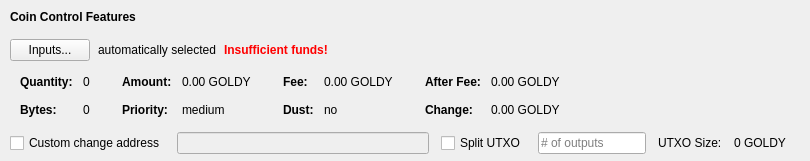
       <widget class="QFrame" name="frameCoinControl">
        <property name="sizePolicy">
         <sizepolicy hsizetype="Expanding" vsizetype="Expanding">
          <horstretch>0</horstretch>
          <verstretch>0</verstretch>
         </sizepolicy>
        </property>
        <property name="maximumSize">
         <size>
          <width>16777215</width>
          <height>16777215</height>
         </size>
        </property>
        <property name="lineWidth">
         <number>0</number>
        </property>
        <layout class="QVBoxLayout" name="verticalLayoutCoinControl2">
         <property name="spacing">
          <number>0</number>
         </property>
         <property name="leftMargin">
          <number>0</number>
         </property>
         <property name="topMargin">
          <number>0</number>
         </property>
         <property name="rightMargin">
          <number>0</number>
         </property>
         <property name="bottomMargin">
          <number>6</number>
         </property>
         <item>
          <layout class="QVBoxLayout" name="verticalLayoutCoinControl" stretch="0,0,0,0,1">
           <property name="spacing">
            <number>0</number>
           </property>
           <property name="leftMargin">
            <number>10</number>
           </property>
           <property name="topMargin">
            <number>10</number>
           </property>
           <item>
            <layout class="QHBoxLayout" name="horizontalLayoutCoinControl1">
             <property name="bottomMargin">
              <number>15</number>
             </property>
             <item>
              <widget class="QLabel" name="labelCoinControlFeatures">
               <property name="sizePolicy">
                <sizepolicy hsizetype="Preferred" vsizetype="Maximum">
                 <horstretch>0</horstretch>
                 <verstretch>0</verstretch>
                </sizepolicy>
               </property>
               <property name="font">
                <font>
                 <weight>75</weight>
                 <bold>true</bold>
                </font>
               </property>
               <property name="styleSheet">
                <string notr="true">font-weight:bold;</string>
               </property>
               <property name="text">
                <string>Coin Control Features</string>
               </property>
              </widget>
             </item>
            </layout>
           </item>
           <item>
            <layout class="QHBoxLayout" name="horizontalLayoutCoinControl2" stretch="0,0,0,0">
             <property name="spacing">
              <number>8</number>
             </property>
             <property name="bottomMargin">
              <number>10</number>
             </property>
             <item>
              <widget class="QPushButton" name="pushButtonCoinControl">
               <property name="styleSheet">
                <string notr="true"/>
               </property>
               <property name="text">
                <string>Inputs...</string>
               </property>
               <property name="autoDefault">
                <bool>false</bool>
               </property>
              </widget>
             </item>
             <item>
              <widget class="QLabel" name="labelCoinControlAutomaticallySelected">
               <property name="text">
                <string>automatically selected</string>
               </property>
               <property name="margin">
                <number>5</number>
               </property>
              </widget>
             </item>
             <item>
              <widget class="QLabel" name="labelCoinControlInsuffFunds">
               <property name="font">
                <font>
                 <weight>75</weight>
                 <bold>true</bold>
                </font>
               </property>
               <property name="styleSheet">
                <string notr="true">color:red;font-weight:bold;</string>
               </property>
               <property name="text">
                <string>Insufficient funds!</string>
               </property>
               <property name="margin">
                <number>5</number>
               </property>
              </widget>
             </item>
             <item>
              <spacer name="horizontalSpacerCoinControl">
               <property name="orientation">
                <enum>Qt::Horizontal</enum>
               </property>
               <property name="sizeHint" stdset="0">
                <size>
                 <width>40</width>
                 <height>1</height>
                </size>
               </property>
              </spacer>
             </item>
            </layout>
           </item>
           <item>
            <widget class="QWidget" name="widgetCoinControl" native="true">
             <property name="sizePolicy">
              <sizepolicy hsizetype="Preferred" vsizetype="Preferred">
               <horstretch>0</horstretch>
               <verstretch>0</verstretch>
              </sizepolicy>
             </property>
             <property name="minimumSize">
              <size>
               <width>0</width>
               <height>0</height>
              </size>
             </property>
             <property name="styleSheet">
              <string notr="true"/>
             </property>
             <layout class="QHBoxLayout" name="horizontalLayoutCoinControl5">
              <property name="leftMargin">
               <number>0</number>
              </property>
              <property name="topMargin">
               <number>0</number>
              </property>
              <property name="rightMargin">
               <number>0</number>
              </property>
              <property name="bottomMargin">
               <number>0</number>
              </property>
              <item>
               <layout class="QHBoxLayout" name="horizontalLayoutCoinControl3" stretch="0,0,0,1">
                <property name="spacing">
                 <number>20</number>
                </property>
                <property name="topMargin">
                 <number>0</number>
                </property>
                <property name="bottomMargin">
                 <number>10</number>
                </property>
                <item>
                 <layout class="QFormLayout" name="formLayoutCoinControl1">
                  <property name="horizontalSpacing">
                   <number>10</number>
                  </property>
                  <property name="verticalSpacing">
                   <number>14</number>
                  </property>
                  <property name="leftMargin">
                   <number>10</number>
                  </property>
                  <property name="topMargin">
                   <number>4</number>
                  </property>
                  <property name="rightMargin">
                   <number>6</number>
                  </property>
                  <item row="0" column="0">
                   <widget class="QLabel" name="labelCoinControlQuantityText">
                    <property name="font">
                     <font>
                      <weight>75</weight>
                      <bold>true</bold>
                     </font>
                    </property>
                    <property name="text">
                     <string>Quantity:</string>
                    </property>
                    <property name="margin">
                     <number>0</number>
                    </property>
                   </widget>
                  </item>
                  <item row="0" column="1">
                   <widget class="QLabel" name="labelCoinControlQuantity">
                    <property name="cursor">
                     <cursorShape>IBeamCursor</cursorShape>
                    </property>
                    <property name="contextMenuPolicy">
                     <enum>Qt::ActionsContextMenu</enum>
                    </property>
                    <property name="text">
                     <string notr="true">0</string>
                    </property>
                    <property name="margin">
                     <number>0</number>
                    </property>
                    <property name="textInteractionFlags">
                     <set>Qt::LinksAccessibleByMouse|Qt::TextSelectableByKeyboard|Qt::TextSelectableByMouse</set>
                    </property>
                   </widget>
                  </item>
                  <item row="1" column="0">
                   <widget class="QLabel" name="labelCoinControlBytesText">
                    <property name="font">
                     <font>
                      <weight>75</weight>
                      <bold>true</bold>
                     </font>
                    </property>
                    <property name="text">
                     <string>Bytes:</string>
                    </property>
                   </widget>
                  </item>
                  <item row="1" column="1">
                   <widget class="QLabel" name="labelCoinControlBytes">
                    <property name="cursor">
                     <cursorShape>IBeamCursor</cursorShape>
                    </property>
                    <property name="contextMenuPolicy">
                     <enum>Qt::ActionsContextMenu</enum>
                    </property>
                    <property name="text">
                     <string notr="true">0</string>
                    </property>
                    <property name="textInteractionFlags">
                     <set>Qt::LinksAccessibleByMouse|Qt::TextSelectableByKeyboard|Qt::TextSelectableByMouse</set>
                    </property>
                   </widget>
                  </item>
                 </layout>
                </item>
                <item>
                 <layout class="QFormLayout" name="formLayoutCoinControl2">
                  <property name="horizontalSpacing">
                   <number>10</number>
                  </property>
                  <property name="verticalSpacing">
                   <number>14</number>
                  </property>
                  <property name="leftMargin">
                   <number>6</number>
                  </property>
                  <property name="topMargin">
                   <number>4</number>
                  </property>
                  <property name="rightMargin">
                   <number>6</number>
                  </property>
                  <item row="0" column="0">
                   <widget class="QLabel" name="labelCoinControlAmountText">
                    <property name="font">
                     <font>
                      <weight>75</weight>
                      <bold>true</bold>
                     </font>
                    </property>
                    <property name="text">
                     <string>Amount:</string>
                    </property>
                    <property name="margin">
                     <number>0</number>
                    </property>
                   </widget>
                  </item>
                  <item row="0" column="1">
                   <widget class="QLabel" name="labelCoinControlAmount">
                    <property name="cursor">
                     <cursorShape>IBeamCursor</cursorShape>
                    </property>
                    <property name="contextMenuPolicy">
                     <enum>Qt::ActionsContextMenu</enum>
                    </property>
                    <property name="text">
                     <string notr="true">0.00 GOLDY</string>
                    </property>
                    <property name="textInteractionFlags">
                     <set>Qt::LinksAccessibleByMouse|Qt::TextSelectableByKeyboard|Qt::TextSelectableByMouse</set>
                    </property>
                   </widget>
                  </item>
                  <item row="1" column="0">
                   <widget class="QLabel" name="labelCoinControlPriorityText">
                    <property name="font">
                     <font>
                      <weight>75</weight>
                      <bold>true</bold>
                     </font>
                    </property>
                    <property name="text">
                     <string>Priority:</string>
                    </property>
                   </widget>
                  </item>
                  <item row="1" column="1">
                   <widget class="QLabel" name="labelCoinControlPriority">
                    <property name="cursor">
                     <cursorShape>IBeamCursor</cursorShape>
                    </property>
                    <property name="contextMenuPolicy">
                     <enum>Qt::ActionsContextMenu</enum>
                    </property>
                    <property name="text">
                     <string>medium</string>
                    </property>
                    <property name="textInteractionFlags">
                     <set>Qt::LinksAccessibleByMouse|Qt::TextSelectableByKeyboard|Qt::TextSelectableByMouse</set>
                    </property>
                   </widget>
                  </item>
                 </layout>
                </item>
                <item>
                 <layout class="QFormLayout" name="formLayoutCoinControl3">
                  <property name="horizontalSpacing">
                   <number>10</number>
                  </property>
                  <property name="verticalSpacing">
                   <number>14</number>
                  </property>
                  <property name="leftMargin">
                   <number>6</number>
                  </property>
                  <property name="topMargin">
                   <number>4</number>
                  </property>
                  <property name="rightMargin">
                   <number>6</number>
                  </property>
                  <item row="0" column="0">
                   <widget class="QLabel" name="labelCoinControlFeeText">
                    <property name="font">
                     <font>
                      <weight>75</weight>
                      <bold>true</bold>
                     </font>
                    </property>
                    <property name="text">
                     <string>Fee:</string>
                    </property>
                    <property name="margin">
                     <number>0</number>
                    </property>
                   </widget>
                  </item>
                  <item row="0" column="1">
                   <widget class="QLabel" name="labelCoinControlFee">
                    <property name="cursor">
                     <cursorShape>IBeamCursor</cursorShape>
                    </property>
                    <property name="contextMenuPolicy">
                     <enum>Qt::ActionsContextMenu</enum>
                    </property>
                    <property name="text">
                     <string notr="true">0.00 GOLDY</string>
                    </property>
                    <property name="textInteractionFlags">
                     <set>Qt::LinksAccessibleByMouse|Qt::TextSelectableByKeyboard|Qt::TextSelectableByMouse</set>
                    </property>
                   </widget>
                  </item>
                  <item row="1" column="0">
                   <widget class="QLabel" name="labelCoinControlLowOutputText">
                    <property name="font">
                     <font>
                      <weight>75</weight>
                      <bold>true</bold>
                     </font>
                    </property>
                    <property name="text">
                     <string>Dust:</string>
                    </property>
                   </widget>
                  </item>
                  <item row="1" column="1">
                   <widget class="QLabel" name="labelCoinControlLowOutput">
                    <property name="cursor">
                     <cursorShape>IBeamCursor</cursorShape>
                    </property>
                    <property name="contextMenuPolicy">
                     <enum>Qt::ActionsContextMenu</enum>
                    </property>
                    <property name="text">
                     <string>no</string>
                    </property>
                    <property name="textInteractionFlags">
                     <set>Qt::LinksAccessibleByMouse|Qt::TextSelectableByKeyboard|Qt::TextSelectableByMouse</set>
                    </property>
                   </widget>
                  </item>
                 </layout>
                </item>
                <item>
                 <layout class="QFormLayout" name="formLayoutCoinControl4">
                  <property name="horizontalSpacing">
                   <number>10</number>
                  </property>
                  <property name="verticalSpacing">
                   <number>14</number>
                  </property>
                  <property name="leftMargin">
                   <number>6</number>
                  </property>
                  <property name="topMargin">
                   <number>4</number>
                  </property>
                  <property name="rightMargin">
                   <number>6</number>
                  </property>
                  <item row="0" column="0">
                   <widget class="QLabel" name="labelCoinControlAfterFeeText">
                    <property name="font">
                     <font>
                      <weight>75</weight>
                      <bold>true</bold>
                     </font>
                    </property>
                    <property name="text">
                     <string>After Fee:</string>
                    </property>
                    <property name="margin">
                     <number>0</number>
                    </property>
                   </widget>
                  </item>
                  <item row="0" column="1">
                   <widget class="QLabel" name="labelCoinControlAfterFee">
                    <property name="cursor">
                     <cursorShape>IBeamCursor</cursorShape>
                    </property>
                    <property name="contextMenuPolicy">
                     <enum>Qt::ActionsContextMenu</enum>
                    </property>
                    <property name="text">
                     <string notr="true">0.00 GOLDY</string>
                    </property>
                    <property name="textInteractionFlags">
                     <set>Qt::LinksAccessibleByMouse|Qt::TextSelectableByKeyboard|Qt::TextSelectableByMouse</set>
                    </property>
                   </widget>
                  </item>
                  <item row="1" column="0">
                   <widget class="QLabel" name="labelCoinControlChangeText">
                    <property name="font">
                     <font>
                      <weight>75</weight>
                      <bold>true</bold>
                     </font>
                    </property>
                    <property name="text">
                     <string>Change:</string>
                    </property>
                   </widget>
                  </item>
                  <item row="1" column="1">
                   <widget class="QLabel" name="labelCoinControlChange">
                    <property name="cursor">
                     <cursorShape>IBeamCursor</cursorShape>
                    </property>
                    <property name="contextMenuPolicy">
                     <enum>Qt::ActionsContextMenu</enum>
                    </property>
                    <property name="text">
                     <string notr="true">0.00 GOLDY</string>
                    </property>
                    <property name="textInteractionFlags">
                     <set>Qt::LinksAccessibleByMouse|Qt::TextSelectableByKeyboard|Qt::TextSelectableByMouse</set>
                    </property>
                   </widget>
                  </item>
                 </layout>
                </item>
               </layout>
              </item>
             </layout>
            </widget>
           </item>
           <item>
            <layout class="QHBoxLayout" name="horizontalLayoutCoinControl4" stretch="0,0,0,0,0,0,0">
             <property name="spacing">
              <number>12</number>
             </property>
             <property name="sizeConstraint">
              <enum>QLayout::SetDefaultConstraint</enum>
             </property>
             <property name="topMargin">
              <number>5</number>
             </property>
             <property name="rightMargin">
              <number>5</number>
             </property>
             <item>
              <widget class="QCheckBox" name="checkBoxCoinControlChange">
               <property name="toolTip">
                <string>If this is activated, but the change address is empty or invalid, change will be sent to a newly generated address.</string>
               </property>
               <property name="text">
                <string>Custom change address</string>
               </property>
               <property name="iconSize">
                <size>
                 <width>17</width>
                 <height>17</height>
                </size>
               </property>
              </widget>
             </item>
             <item>
              <widget class="QValidatedLineEdit" name="lineEditCoinControlChange">
               <property name="enabled">
                <bool>false</bool>
               </property>
               <property name="sizePolicy">
                <sizepolicy hsizetype="Expanding" vsizetype="Fixed">
                 <horstretch>0</horstretch>
                 <verstretch>0</verstretch>
                </sizepolicy>
               </property>
              </widget>
             </item>
             <item>
              <widget class="QCheckBox" name="splitBlockCheckBox">
               <property name="text">
                <string>Split UTXO</string>
               </property>
               <property name="iconSize">
                <size>
                 <width>17</width>
                 <height>17</height>
                </size>
               </property>
              </widget>
             </item>
             <item>
              <widget class="QLineEdit" name="splitBlockLineEdit">
               <property name="sizePolicy">
                <sizepolicy hsizetype="Fixed" vsizetype="Fixed">
                 <horstretch>50</horstretch>
                 <verstretch>0</verstretch>
                </sizepolicy>
               </property>
               <property name="placeholderText">
                <string># of outputs</string>
               </property>
              </widget>
             </item>
             <item>
              <widget class="QLabel" name="labelBlockSizeText">
               <property name="text">
                <string>UTXO Size:</string>
               </property>
              </widget>
             </item>
             <item>
              <widget class="QLabel" name="labelBlockSize">
               <property name="text">
                <string>0 GOLDY</string>
               </property>
              </widget>
             </item>
             <item>
              <widget class="QLabel" name="labelCoinControlChangeLabel">
               <property name="sizePolicy">
                <sizepolicy hsizetype="Preferred" vsizetype="Expanding">
                 <horstretch>0</horstretch>
                 <verstretch>0</verstretch>
                </sizepolicy>
               </property>
               <property name="minimumSize">
                <size>
                 <width>0</width>
                 <height>0</height>
                </size>
               </property>
               <property name="text">
                <string/>
               </property>
               <property name="margin">
                <number>3</number>
               </property>
              </widget>
             </item>
            </layout>
           </item>
           <item>
            <spacer name="verticalSpacerCoinControl">
             <property name="orientation">
              <enum>Qt::Vertical</enum>
             </property>
             <property name="sizeHint" stdset="0">
              <size>
               <width>800</width>
               <height>1</height>
              </size>
             </property>
            </spacer>
           </item>
          </layout>
         </item>
        </layout>
       </widget>
